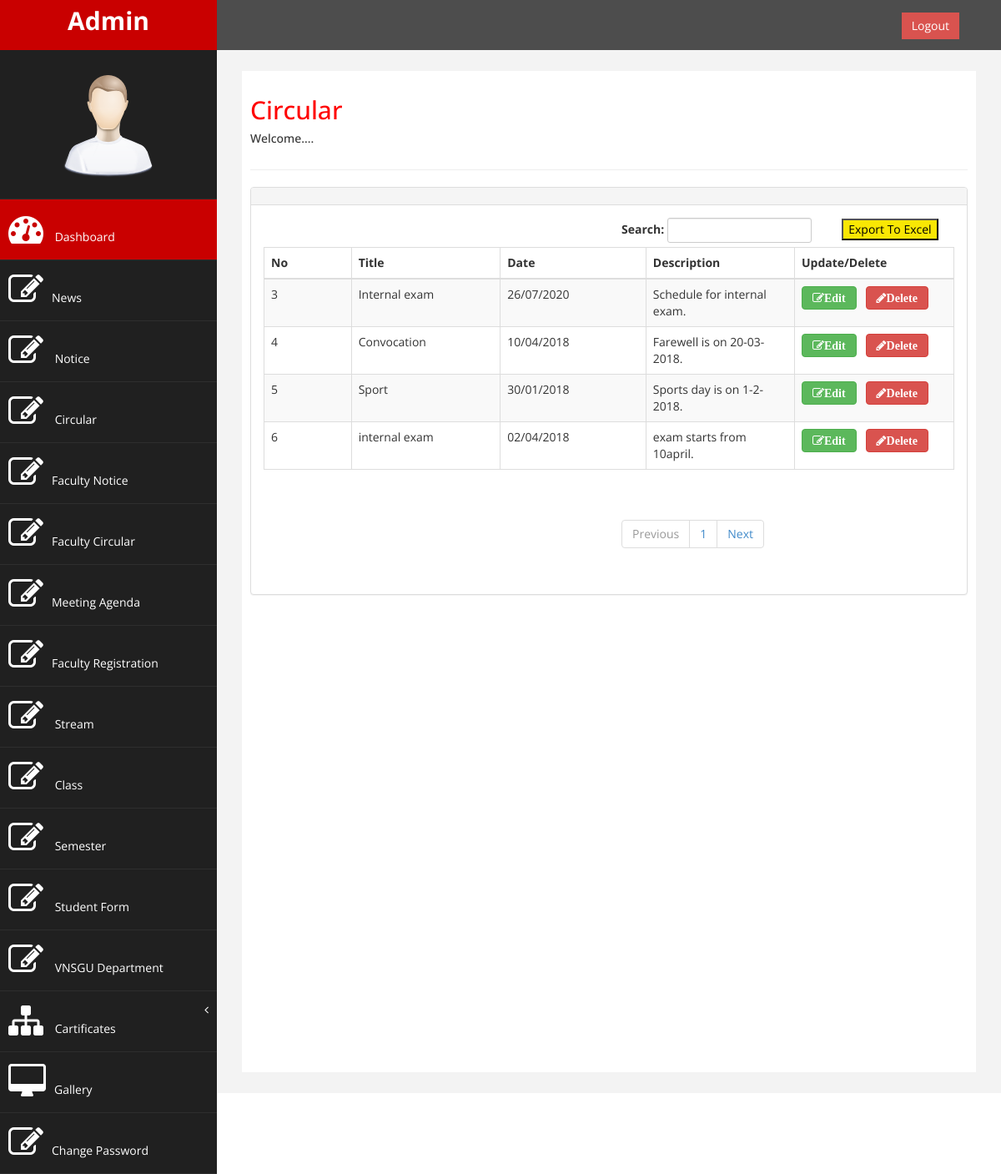
/admin/viewcirculars.php (signed in), run on the app's committed database.
### tables this page shows
CREATE TABLE `circular` (
  `circular_id` int(11) NOT NULL,
  `title` varchar(30) DEFAULT NULL,
  `date` varchar(20) DEFAULT NULL,
  `description` varchar(200) DEFAULT NULL
);

### admin/viewcirculars.php (the view, shortened to what this page needs)
<?php
$servername = "localhost";
$username = "root";
$password = "";
$dbname = "oas";
$conn = new mysqli($servername, $username, $password, $dbname);
?>
<!DOCTYPE html PUBLIC "-//W3C//DTD XHTML 1.0 Transitional//EN" "http://www.w3.org/TR/xhtml1/DTD/xhtml1-transitional.dtd">
<html xmlns="http://www.w3.org/1999/xhtml">
<head>
</head>
<body>
<?php include 'header1.php';?>
<div id="page-wrapper" >
            <div id="page-inner">
                <div class="row">
                    <div class="col-md-12">
                     <h2>Circular </h2>
                        <h5>Welcome.... </h5>
                    </div>
                </div>
                 <hr />
          <div class="row">
                <div class="col-md-12">
                    <div class="panel panel-default">
                        <div class="panel-heading">
                        </div>
                        <div class="panel-body">
                            <div class="table-responsive">
                                <div id="dataTables-example_wrapper" class="dataTables_wrapper form-inline" role="grid"><div class="row"><div class="col-sm-6"></div><div class="col-sm-6"><div id="dataTables-example_filter" class="dataTables_filter"><label>Search:&nbsp;<input type="search" class="form-control input-sm" aria-controls="dataTables-example" onKeyUp="aa();" id="sea">&nbsp;&nbsp;&nbsp;&nbsp;&nbsp;&nbsp;&nbsp;&nbsp;&nbsp;&nbsp;</label><button style="background:#F9E704"><a href="exportcircular.php"><font color="#000000">Export To Excel</font></a></button></div></div></div><div id=data>
<table class="table table-striped table-bordered table-hover dataTable no-footer" id="dataTables-example" aria-describedby="dataTables-example_info" id="search2">
                                    <thead>
                                        <tr role="row"><th class="sorting_asc" tabindex="0" aria-controls="dataTables-example" rowspan="1" colspan="1" aria-sort="ascending" aria-label="Rendering engine: activate to sort column ascending" style="width: 200px;">No</th><th class="sorting" tabindex="0" aria-controls="dataTables-example" rowspan="1" colspan="1" aria-label="Browser: activate to sort column ascending" style="width: 292px;">Title</th><th class="sorting" tabindex="0" aria-controls="dataTables-example" rowspan="1" colspan="1" aria-label="Browser: activate to sort column ascending" style="width: 292px;">Date</th><th class="sorting" tabindex="0" aria-controls="dataTables-example" rowspan="1" colspan="1" aria-label="Browser: activate to sort column ascending" style="width: 292px;">Description</th><th class="sorting" tabindex="0" aria-controls="dataTables-example" rowspan="1" colspan="1" aria-label="Browser: activate to sort column ascending" style="width: 292px;">Update/Delete</th></tr>
                                    </thead>
                                    <tbody>
                                    <?php
                                       $record_per_page=10;
$page='';
if(isset($_GET["page"]))
{
	$page=$_GET["page"];
}
else
{
	$page=1;
}
$start_from=($page-1)*$record_per_page;
$ret="select * from circular order by circular_id ASC LIMIT $start_from,$record_per_page";
$stmt = $conn->prepare($ret) ;
$stmt->execute() ;
$res=$stmt->get_result();
$cnt=1;
while($row=$res->fetch_object())
	  {
	  	?>
                                    <tr class="gradeA odd">
                                            <td class="sorting_1"><?php echo $row->circular_id;?></td>
                                            <td class=" "><?php echo $row->title;?></td>
                                            <td class=" "><?php echo $row->date;?></td>
                                            <td class=" "><?php echo $row->description;?></td>
                                            <td><a href="updatecirculer.php?circular_id=<?php echo $row->circular_id;?>" class="btn btn-success fa fa-edit"><b>Edit</b></a>&nbsp;&nbsp;
<a href="viewcirculars.php?del=<?php echo $row->circular_id;?>" class="btn btn-danger fa fa-pencil" onclick="return confirm('Do you want to delete');"><b>Delete</b></a></td>
                                        </tr>
                                        <?php $cnt=$cnt+1; }?>
                                        </tbody>
                                </table></div><div class="row"><div class="col-sm-6">
							</div><div class="col-sm-6">
                           <div class="pagination">
		<?php
		$page_query="select * from circular ORDER BY circular_id ASC";
		$page_result=mysqli_query($conn,$page_query);
		$total_records=mysqli_num_rows($page_result);
		$total_pages=ceil($total_records/$record_per_page);
		$pagLink = "<nav><ul class='pagination'><li class='paginate_button previous disabled' aria-controls='dataTables-example' tabindex='0' id='dataTables-example_previous'><a href='#'>Previous</a></li>";
		for($i=1;$i<=$total_pages;$i++)
		{
			 $pagLink .= "<li class='paginate_button' aria-controls='dataTables-example' tabindex='0'><a href='viewcirculars.php?page=".$i."'>".$i."</a></li>";
		};
		echo $pagLink . "<li class='paginate_button next' aria-controls='dataTables-example' tabindex='0' id='dataTables-example_next'><a href='viewcirculars.php?page=".$i."'>Next</a></li></ul></nav>";
		?>
							</div>
	</div>
							</div>
						</div>
	 </div>
                    </div>
                </div>
            </div>
                </div>
            </div>
<?php include 'footer1.php';?>
</body>
</html>

### admin/assets/css/custom.css (style rules this page uses)
body { font-family: 'Open Sans', sans-serif; }
#page-wrapper { padding: 15px 15px; min-height: 600px; background:#F3F3F3; }
#page-inner { width:100%; margin:10px 20px 10px 0px; background-color:#fff!important; padding:10px; min-height:1200px; }
h2 { color: #f00; }
@media (min-width:768px) { #page-wrapper { margin: 0 0 0 260px; padding: 15px 30px; min-height: 1200px; } }

### data on the page
circular: circular_id "3", title "Internal exam", date "26/07/2020", description "Schedule for internal exam."
circular: circular_id "4", title "Convocation", date "10/04/2018", description "Farewell is on 20-03-2018."
circular: circular_id "5", title "Sport", date "30/01/2018", description "Sports day is on 1-2-2018."
circular: circular_id "6", title "internal exam", date "02/04/2018", description "exam starts from 10april."
